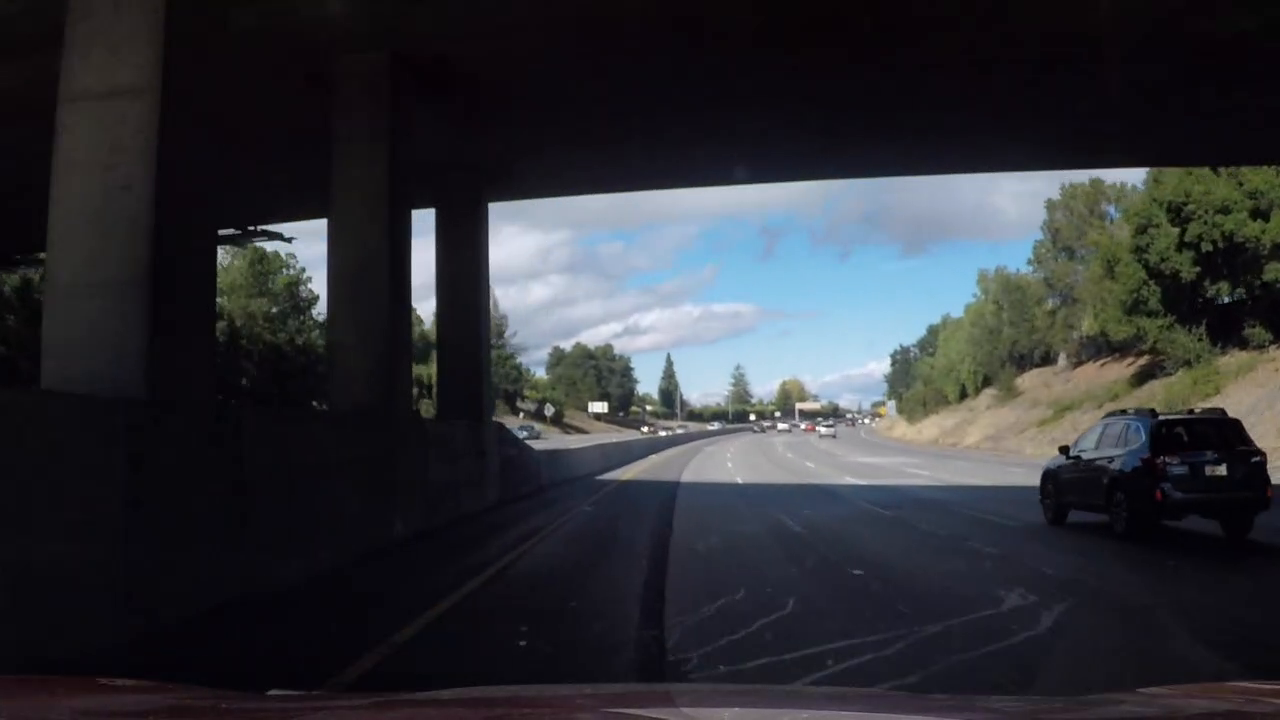
#> input picture T1P4-Advanced-Lane-Lines/test_images/org_134.jpg, 1280 x 720 px; its folder holds only this picture in this run
$ python -i image_functions.py   (imports and definitions only)   (older library calls are emulated)
#> lines starting #> are read from the running program, lines starting #| are printed output that depends on the picture; after the words box and inside, x2 and y2 are one past the last pixel; in counts of white or black regions, pixels touching at a corner belong together
import numpy as np
import cv2
import glob
import matplotlib.pyplot as plt

# Define conversions in x and y from pixels space to meters
ym_per_pix = 30/720 # meters per pixel in y dimension
xm_per_pix = 3.7/700 # meters per pixel in x dimension

# [23 lines left out: function get_src_dst_coordinates, not called in this run]

# get the color mask
def color_mask(img, low, high):
    return cv2.inRange(img, low, high)

# undistort image
def undistort_image(img, mtx, dist):
    return cv2.undistort(img, mtx, dist, None, mtx)

# unwarp image
# [58 lines left out: functions unwarp_image, calibrate_camera, get_samples_rgb, get_samples_unwarp, not called in this run]

def yellow_lines(img):
    image = np.copy(img)
    hsv = cv2.cvtColor(image, cv2.COLOR_RGB2HSV)
    #yellow_hsv_low  = np.array([ 15,  100,  100])
    #yellow_hsv_high = np.array([ 35, 255, 255])
    yellow_hsv_low  = np.array([ 10,  70,  100])
    yellow_hsv_high = np.array([ 35, 255, 255])
    mask = color_mask(hsv, yellow_hsv_low, yellow_hsv_high)
    result = cv2.bitwise_and(image, image, mask= mask)
    return result, mask

def white_lines(img):
    image = np.copy(img)
    hsv = cv2.cvtColor(image, cv2.COLOR_RGB2HSV)
    #white_hsv_low  = np.array([ 0,   0,   205])
    #white_hsv_high = np.array([ 255,  30, 255])
    white_hsv_low  = np.array([ 0,   0,   180])
    white_hsv_high = np.array([ 180,  25, 255])
    mask = color_mask(hsv, white_hsv_low, white_hsv_high)
    result = cv2.bitwise_and(image, image, mask= mask)
    return result, mask

def build_lookup_table(inv_gamma):
    return np.array([((i / 255) ** inv_gamma) * 255 for i in range(256)]).astype(np.uint8)

# [5 lines left out: function gamma_corrected, not called in this run]

def abs_sobel_thresh(gray, orient='x', sobel_kernel=3, thresh=(0, 255)):
    if orient == 'x':
        abs_sobel = np.absolute(cv2.Sobel(gray, cv2.CV_64F, 1, 0, ksize=sobel_kernel))

    if orient == 'y':
        abs_sobel = np.absolute(cv2.Sobel(gray, cv2.CV_64F, 0, 1, ksize=sobel_kernel))

    scaled_sobel = np.uint8(255*abs_sobel/np.max(abs_sobel))
    binary_output = np.zeros_like(scaled_sobel)
    binary_output[(scaled_sobel >= thresh[0]) & (scaled_sobel <= thresh[1])] = 1
    return binary_output

def apply_filter(img):
    gray = cv2.cvtColor(img, cv2.COLOR_RGB2GRAY)
    out = cv2.GaussianBlur(gray,(5,5),0)
    # [10 lines of commented-out code are left out]
    return out

# [161 lines left out: functions mag_thresh, dir_threshold, window_mask, find_window_centroids, add_overlay, add_selection_window and 2 more, not called in this run]

# color gradient threshold
def color_gradient_threshold(image):
	# Choose a Sobel kernel size
	ksize = 31 # Choose a larger odd number to smooth gradient measurements

	# Apply each of the thresholding functions
	gradx = abs_sobel_thresh(apply_filter(image), orient='x', sobel_kernel=ksize, thresh=(50, 150))
	yellow_lines_binary, yellow_mask = yellow_lines(image)
	white_lines_binary, white_mask = white_lines(image)
	lane_mask = cv2.bitwise_or(yellow_mask, white_mask)
	lane_mask = lane_mask/255.0

	combined = np.zeros_like(gradx)
	combined[((gradx == 1) | (lane_mask == 1))] = 1

	return combined

# check if the left/right fits are parallel within a given threshold
# [176 lines left out: functions is_parallel, is_distance_in_range, outlier_removal, sliding_windows2, find_lane_lines_from_existing, sliding_windows_image and 1 more, not called in this run]

# return a random prefix with numbers and alphabets of N length, used as a session id for output files
def random_prefix(N=5):
	import random, string
	return ''.join(random.SystemRandom().choice(string.ascii_uppercase + string.digits) for _ in range(N))

>>> import cv2
>>> picture = cv2.imread('test_images/org_134.jpg')
#> picture is the input picture: shape (720, 1280, 3); mean B, G, R 54.2, 48.9, 47.2
>>> result = color_gradient_threshold(picture)
#> in apply_filter, `gray = cv2.cvtColor(img, cv2.COLOR_RGB2GRAY)`:
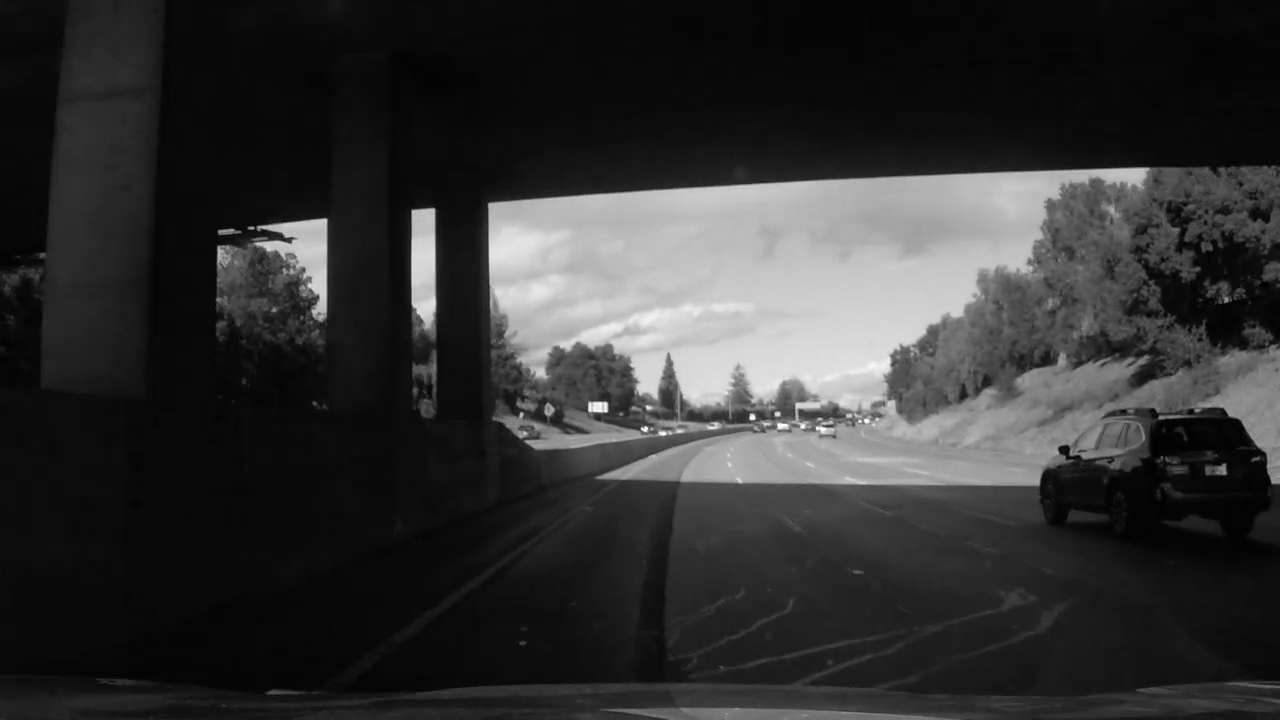
#> gray: shape (720, 1280); min 0, max 255, mean 50.3
#> in abs_sobel_thresh, `abs_sobel = np.absolute(cv2.Sobel(gray, cv2.CV_64F, 1, 0, ksize=sobel_..`:
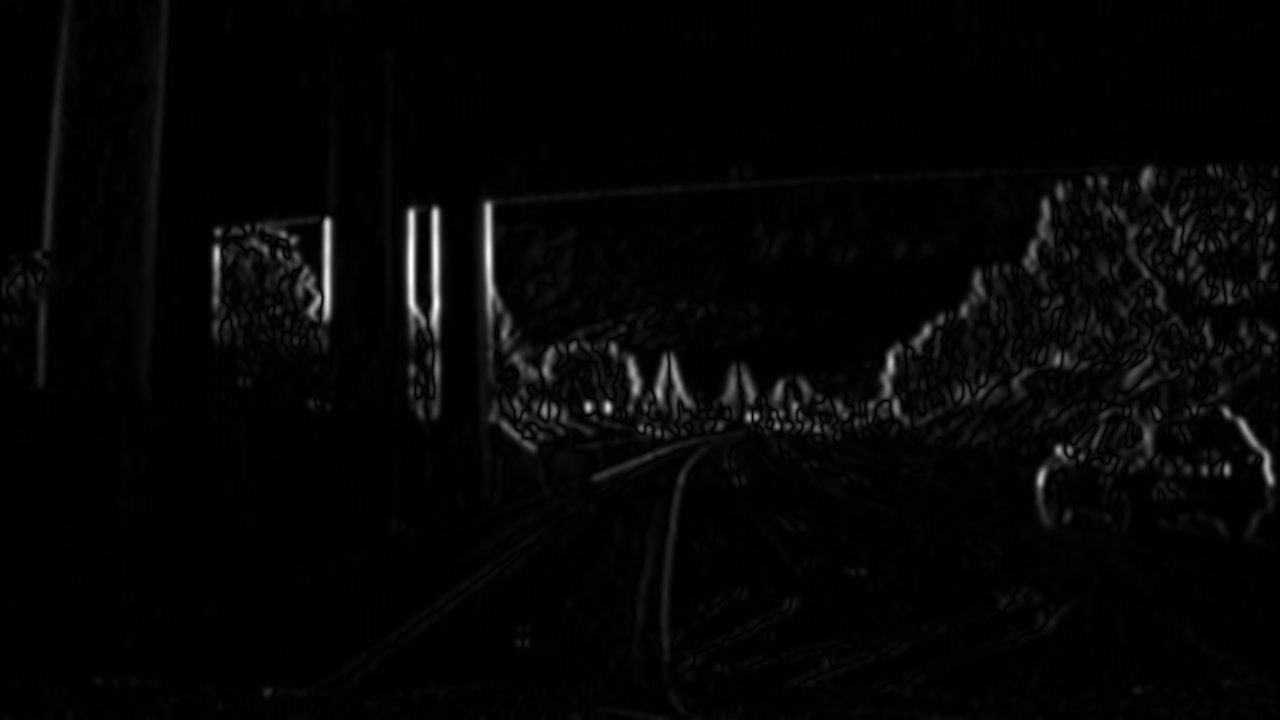
#> abs_sobel: shape (720, 1280) float64; min 0, max 1.46e+19, mean 3.24e+17; drawn with min black and max white
#> in color_gradient_threshold, `gradx = abs_sobel_thresh(apply_filter(image), orient='x', sobel_kernel..`:
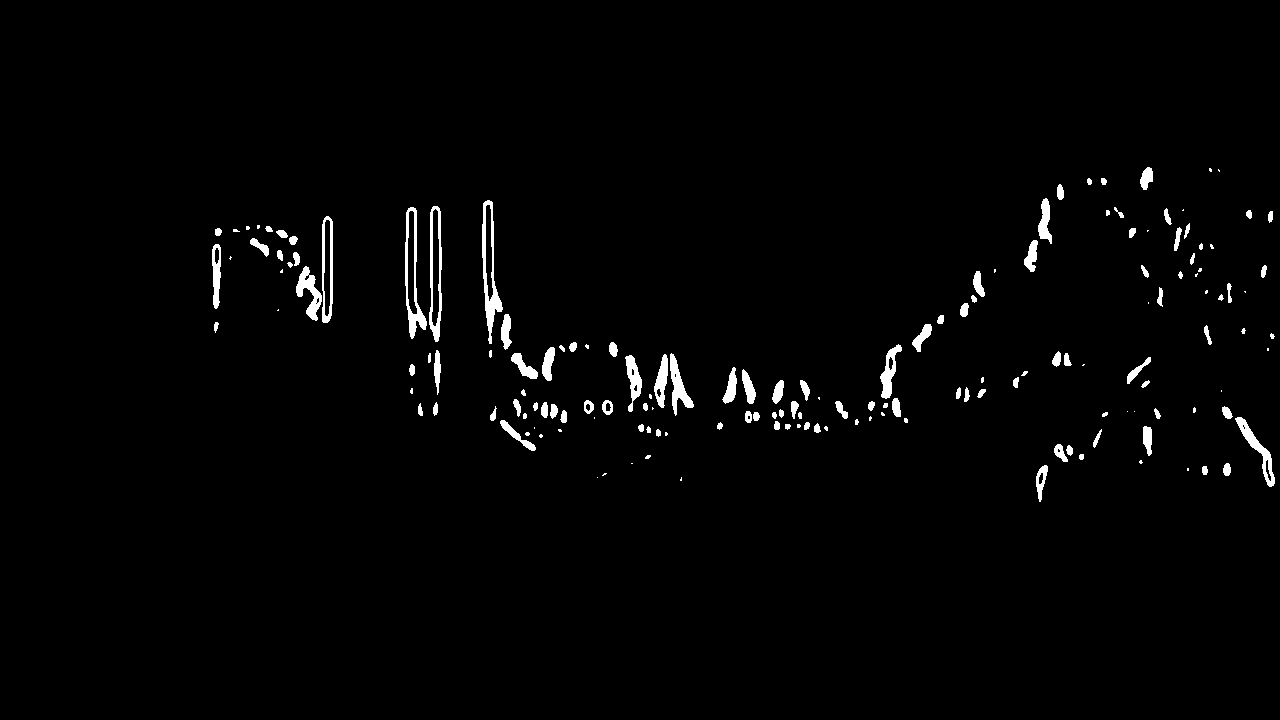
#> gradx: shape (720, 1280); values 0 (black) and 1 (white), 1.8% white; 164 white regions (49 under 20 px), largest, box (x1, y1, x2, y2) and area: (482, 200, 503, 344) 1019, (405, 207, 427, 339) 906, (429, 206, 442, 342) 800
#> in yellow_lines, `hsv = cv2.cvtColor(image, cv2.COLOR_RGB2HSV)`: hsv: shape (720, 1280, 3); mean H, S, V 112.2, 86, 57.3
#> in color_mask, `return cv2.inRange(img, low, high)`: returned value: shape (720, 1280); 3.8% white; 44 white regions (34 under 20 px), largest, box (x1, y1, x2, y2) and area: (622, 198, 1042, 348) 32917, (578, 224, 664, 256) 1107, (1124, 420, 1145, 453) 306
#> in color_mask (call 2), `return cv2.inRange(img, low, high)`: returned value: shape (720, 1280); 1.2% white; 139 white regions (97 under 20 px), largest, box (x1, y1, x2, y2) and area: (554, 310, 697, 353) 2236, (489, 224, 546, 275) 2079, (412, 238, 436, 326) 1543
#> in color_gradient_threshold, `lane_mask = cv2.bitwise_or(yellow_mask, white_mask)`: lane_mask: shape (720, 1280); 5% white; 183 white regions (131 under 20 px), largest, box (x1, y1, x2, y2) and area: (622, 198, 1042, 348) 32917, (554, 310, 697, 353) 2236, (489, 224, 546, 275) 2079
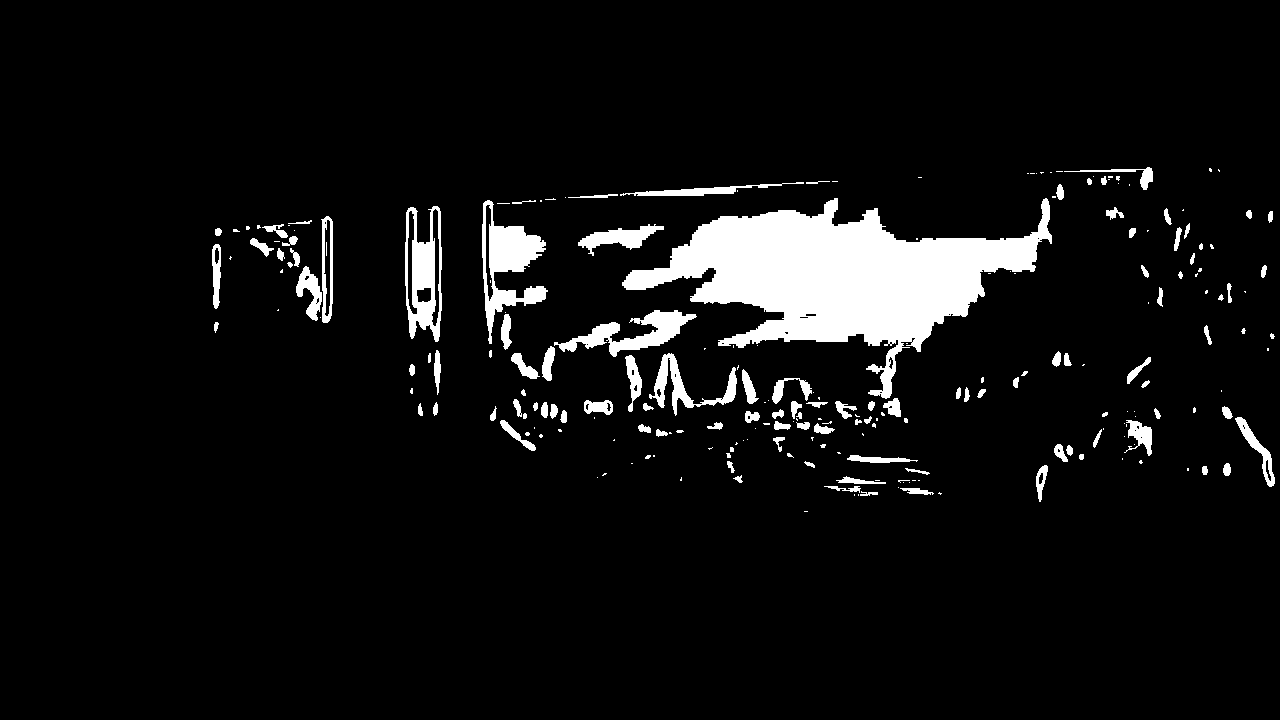
#> result: shape (720, 1280); values 0 (black) and 1 (white), 6.5% white; 234 white regions (121 under 20 px), largest, box (x1, y1, x2, y2) and area: (622, 198, 1052, 399) 34422, (482, 200, 548, 344) 3620, (405, 206, 442, 342) 2821

$ run again, on T1P4-Advanced-Lane-Lines/test_images/org_195.jpg
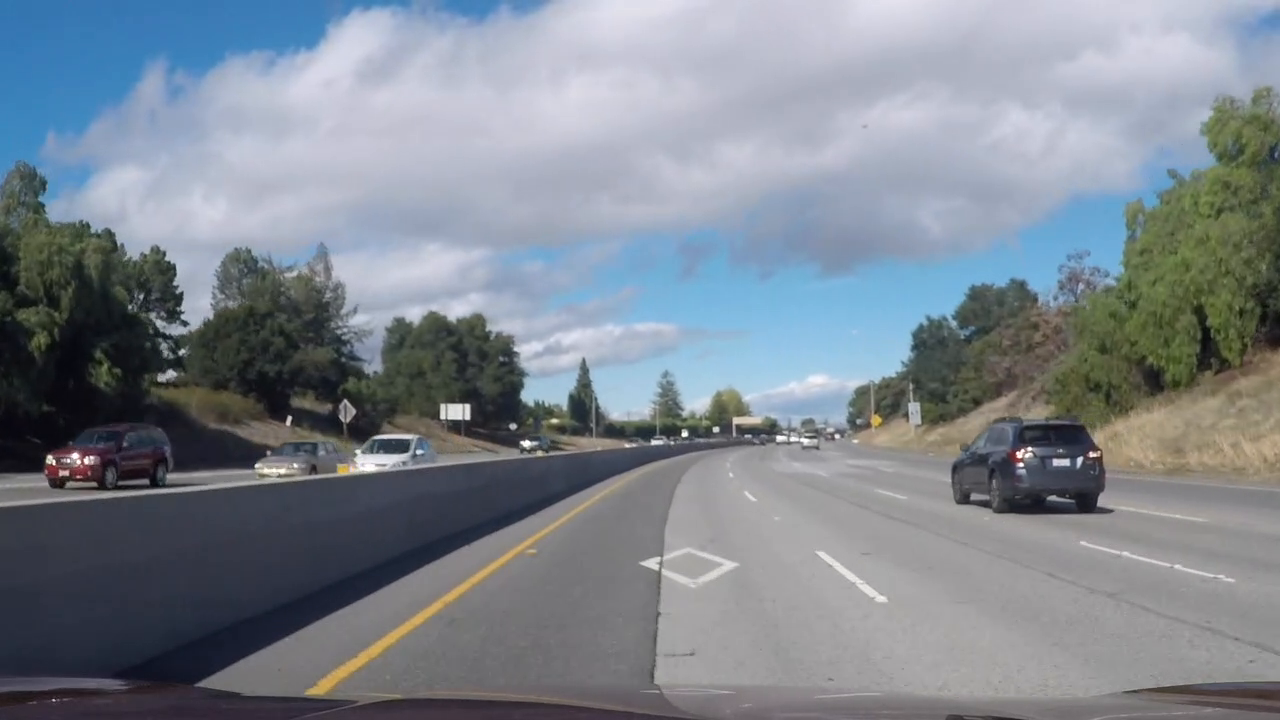
#> input picture T1P4-Advanced-Lane-Lines/test_images/org_195.jpg, 1280 x 720 px
#> picture is the input picture: shape (720, 1280, 3); mean B, G, R 143, 133.8, 125.8
#> in color_gradient_threshold, `gradx = abs_sobel_thresh(apply_filter(image), orient='x', sobel_kernel..`:
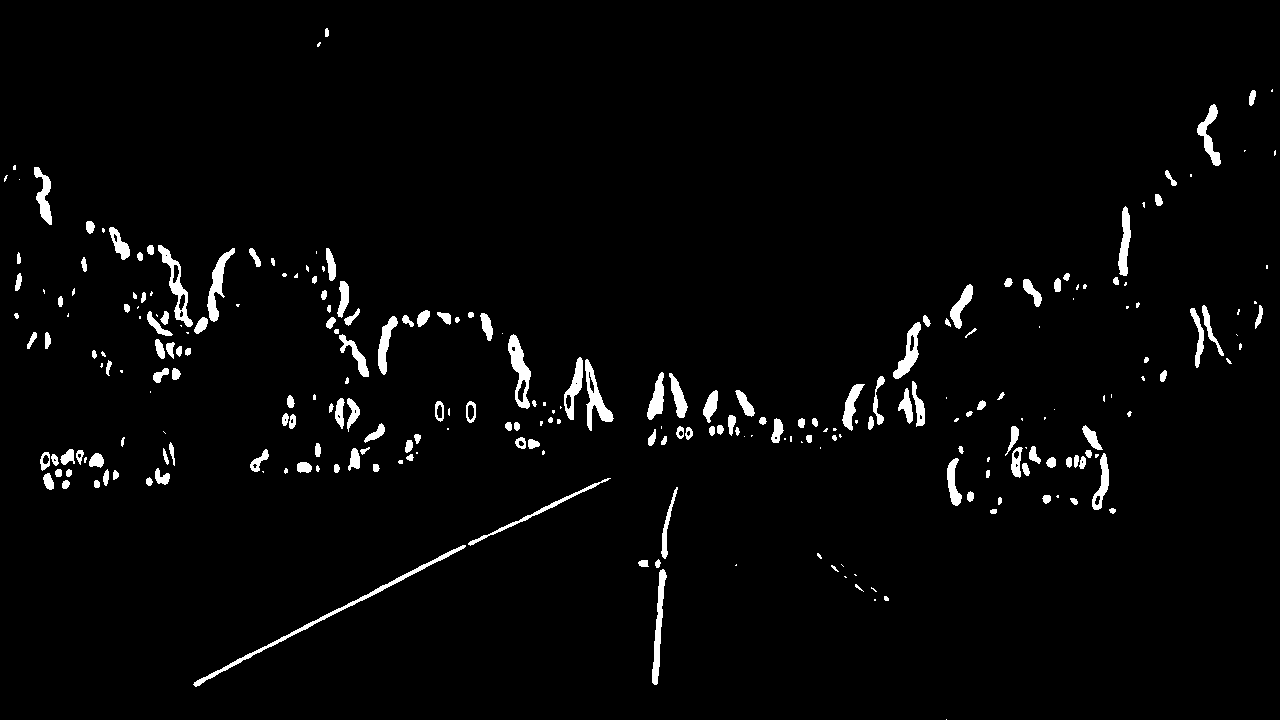
#> gradx: shape (720, 1280); values 0 (black) and 1 (white), 2.7% white; 259 white regions (90 under 20 px), largest, box (x1, y1, x2, y2) and area: (193, 545, 466, 687) 1171, (508, 334, 531, 409) 776, (158, 245, 193, 327) 739
#> hsv: shape (720, 1280, 3); mean H, S, V 53.4, 45.3, 147
#> `result = color_gradient_threshold(picture)`:
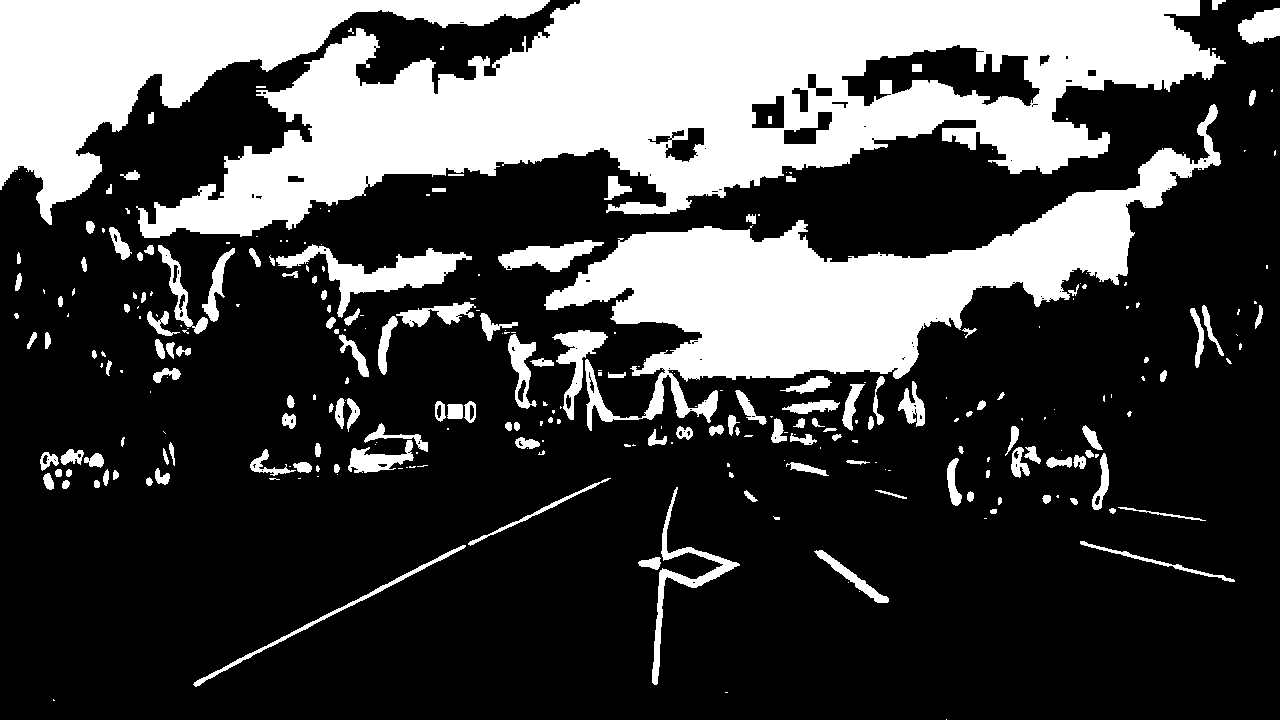
#> result: shape (720, 1280); values 0 (black) and 1 (white), 28.5% white; 294 white regions (143 under 20 px), largest, box (x1, y1, x2, y2) and area: (136, 0, 1226, 238) 126856, (544, 104, 1221, 431) 59442, (0, 0, 550, 225) 41075
